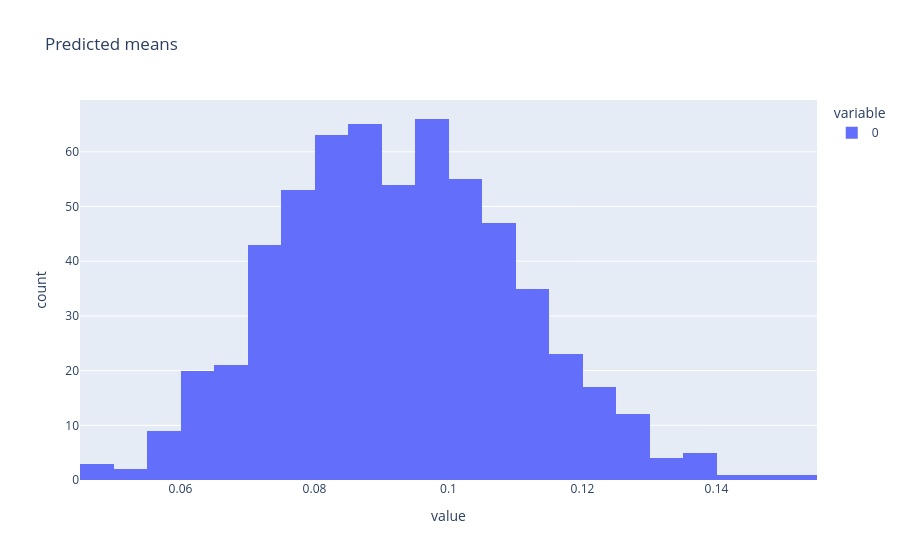

Notebook cell for this chart:
### Code cell
fig_preds = px.histogram(mean_preds.flatten(), title='Predicted means')
fig_preds.show()

### Figure 1 — Plotly figure (JSON) as saved in the notebook; plotly's stock layout.template omitted (floating-point values rounded to 4 significant figures; data arrays with more than 128 entries replaced by an {"elided": "..."} marker saying what was removed)
{"data": [{"alignmentgroup": "True", "bingroup": "x", "hovertemplate": "variable=0<br>value=%{x}<br>count=%{y}<extra></extra>", "legendgroup": "0", "marker": {"color": "#636efa", "pattern": {"shape": ""}}, "name": "0", "offsetgroup": "0", "orientation": "v", "showlegend": true, "type": "histogram", "x": {"elided": "600 float values"}, "xaxis": "x", "yaxis": "y"}], "layout": {"barmode": "relative", "legend": {"title": {"text": "variable"}, "tracegroupgap": 0}, "title": {"text": "Predicted means"}, "xaxis": {"anchor": "y", "domain": [0, 1], "title": {"text": "value"}}, "yaxis": {"anchor": "x", "domain": [0, 1], "title": {"text": "count"}}}}
